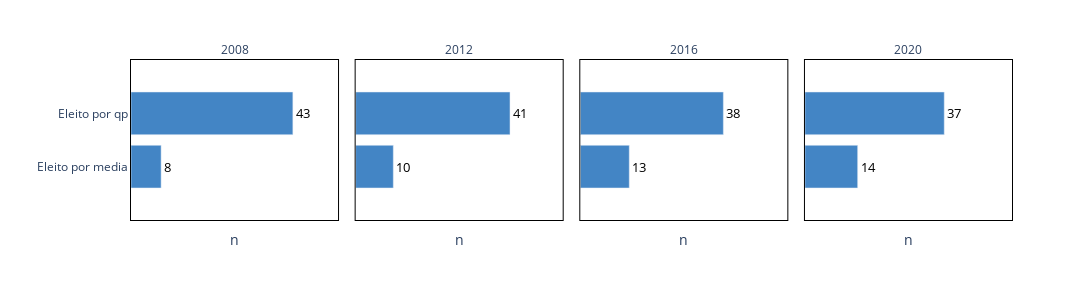

Write notebook code for a chart like this one.
### Code cell
flt = ((eleicoes['cargo'] == 'vereador') & (eleicoes['resultado'].isin(['eleito por qp', 'eleito por media', 'eleito'])) &
       (eleicoes['ano'].isin([2020, 2016, 2012, 2008])))
       
tipo_eleicao = eleicoes[flt].groupby(['ano', 'resultado'])['resultado'].count().reset_index(name = 'n')

tipo_eleicao['resultado'] = tipo_eleicao['resultado'].str.capitalize()

dicionario = {
       'Eleito': 'Eleito por qp',
}

tipo_eleicao = tipo_eleicao.replace(dicionario)

fig = px.bar(tipo_eleicao.sort_values(['n', 'resultado'], ascending = 'False'), 
             x = 'n', 
             y = 'resultado', 
             facet_col = 'ano', 
             barmode = 'group',
             text = 'n',
             color_discrete_sequence=['rgb(67,133,197)'],
             category_orders = {'ano': [2008, 2012, 2016, 2020]},
             labels = {'resultado': '', 'n': 'n', 'ano': ''})

fig.update_yaxes(range = (-1, 2), linecolor = 'black', gridcolor = 'white', mirror = True)
fig.update_xaxes(showticklabels = False, range = (0, 55), linecolor = 'black', gridcolor = 'white', mirror = True)
fig.for_each_annotation(lambda a: a.update(text=a.text.split("=")[-1]))
fig.update_layout(width = 1200, height = 300, plot_bgcolor = 'white', paper_bgcolor = 'white')
fig.update_traces(texttemplate='%{text:}', textposition='outside', textfont = {'color': 'black', 'size': 13})
fig.show()

fig.write_image("viz/tipo_eleicao.png")

### Figure 1 — Plotly figure (JSON) as saved in the notebook; plotly's stock layout.template omitted (floating-point values rounded to 4 significant figures)
{"data": [{"alignmentgroup": "True", "hovertemplate": "=%{y}<br>n=%{text}<extra></extra>", "legendgroup": "", "marker": {"color": "rgb(67,133,197)", "pattern": {"shape": ""}}, "name": "", "offsetgroup": "", "orientation": "h", "showlegend": false, "text": [8, 43], "textfont": {"color": "black", "size": 13}, "textposition": "outside", "texttemplate": "%{text:}", "type": "bar", "x": [8, 43], "xaxis": "x", "y": ["Eleito por media", "Eleito por qp"], "yaxis": "y"}, {"alignmentgroup": "True", "hovertemplate": "=%{y}<br>n=%{text}<extra></extra>", "legendgroup": "", "marker": {"color": "rgb(67,133,197)", "pattern": {"shape": ""}}, "name": "", "offsetgroup": "", "orientation": "h", "showlegend": false, "text": [10, 41], "textfont": {"color": "black", "size": 13}, "textposition": "outside", "texttemplate": "%{text:}", "type": "bar", "x": [10, 41], "xaxis": "x2", "y": ["Eleito por media", "Eleito por qp"], "yaxis": "y2"}, {"alignmentgroup": "True", "hovertemplate": "=%{y}<br>n=%{text}<extra></extra>", "legendgroup": "", "marker": {"color": "rgb(67,133,197)", "pattern": {"shape": ""}}, "name": "", "offsetgroup": "", "orientation": "h", "showlegend": false, "text": [13, 38], "textfont": {"color": "black", "size": 13}, "textposition": "outside", "texttemplate": "%{text:}", "type": "bar", "x": [13, 38], "xaxis": "x3", "y": ["Eleito por media", "Eleito por qp"], "yaxis": "y3"}, {"alignmentgroup": "True", "hovertemplate": "=%{y}<br>n=%{text}<extra></extra>", "legendgroup": "", "marker": {"color": "rgb(67,133,197)", "pattern": {"shape": ""}}, "name": "", "offsetgroup": "", "orientation": "h", "showlegend": false, "text": [14, 37], "textfont": {"color": "black", "size": 13}, "textposition": "outside", "texttemplate": "%{text:}", "type": "bar", "x": [14, 37], "xaxis": "x4", "y": ["Eleito por media", "Eleito por qp"], "yaxis": "y4"}], "layout": {"annotations": [{"font": {}, "showarrow": false, "text": "2008", "x": 0.1175, "xanchor": "center", "xref": "paper", "y": 1, "yanchor": "bottom", "yref": "paper"}, {"font": {}, "showarrow": false, "text": "2012", "x": 0.3725, "xanchor": "center", "xref": "paper", "y": 1, "yanchor": "bottom", "yref": "paper"}, {"font": {}, "showarrow": false, "text": "2016", "x": 0.6275, "xanchor": "center", "xref": "paper", "y": 1, "yanchor": "bottom", "yref": "paper"}, {"font": {}, "showarrow": false, "text": "2020", "x": 0.8825, "xanchor": "center", "xref": "paper", "y": 1, "yanchor": "bottom", "yref": "paper"}], "barmode": "group", "height": 300, "legend": {"tracegroupgap": 0}, "margin": {"t": 60}, "paper_bgcolor": "white", "plot_bgcolor": "white", "width": 1200, "xaxis": {"anchor": "y", "domain": [0, 0.235], "gridcolor": "white", "linecolor": "black", "mirror": true, "range": [0, 55], "showticklabels": false, "title": {"text": "n"}}, "xaxis2": {"anchor": "y2", "domain": [0.255, 0.49], "gridcolor": "white", "linecolor": "black", "matches": "x", "mirror": true, "range": [0, 55], "showticklabels": false, "title": {"text": "n"}}, "xaxis3": {"anchor": "y3", "domain": [0.51, 0.745], "gridcolor": "white", "linecolor": "black", "matches": "x", "mirror": true, "range": [0, 55], "showticklabels": false, "title": {"text": "n"}}, "xaxis4": {"anchor": "y4", "domain": [0.765, 1.0], "gridcolor": "white", "linecolor": "black", "matches": "x", "mirror": true, "range": [0, 55], "showticklabels": false, "title": {"text": "n"}}, "yaxis": {"anchor": "x", "domain": [0, 1], "gridcolor": "white", "linecolor": "black", "mirror": true, "range": [-1, 2], "title": {"text": ""}}, "yaxis2": {"anchor": "x2", "domain": [0, 1], "gridcolor": "white", "linecolor": "black", "matches": "y", "mirror": true, "range": [-1, 2], "showticklabels": false}, "yaxis3": {"anchor": "x3", "domain": [0, 1], "gridcolor": "white", "linecolor": "black", "matches": "y", "mirror": true, "range": [-1, 2], "showticklabels": false}, "yaxis4": {"anchor": "x4", "domain": [0, 1], "gridcolor": "white", "linecolor": "black", "matches": "y", "mirror": true, "range": [-1, 2], "showticklabels": false}}}
